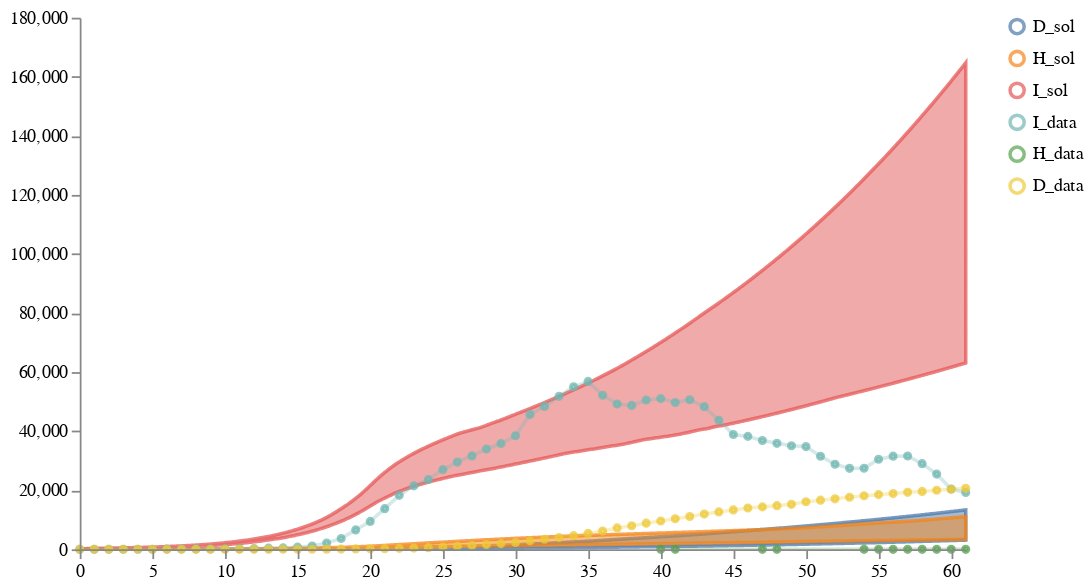

The code cell stored with this chart in its notebook:
### Code cell
num_samples = 100
models = [model1, model2, model3]
data_location = DATA_PATH + "NYS_T1_forecast1.csv"
weights = [0.2, 0.3, 0.5] # [1/len(models) for i in models]
solution_mappings = [{"I": "I", "H": "H", "D": "D"},
                     {"I": "infected", "H": "hospitalized", "D": "dead"}, 
                     {"I": "infected", "H": "hospitalized", "D": "dead"}
                     ]

# Run the calibration and sampling
result1B4 = load_and_calibrate_and_sample_ensemble_model(
    models,
    data_location,
    weights,
    solution_mappings,
    num_samples,
    timepoints1,
    verbose=True,
    total_population=19340000,
    num_iterations=N_ITERATIONS,
    time_unit="days",
    visual_options={"title": "Calibrated Ensemble", "keep":".*_sol"}
)

# Save results
# result1B4["data"].to_csv("../../notebook/ensemble_eval_sa/ensemble_results/partI_ensemble_of_many_results.csv", index=False)
# result1B4["quantiles"].to_csv("../../notebook/ensemble_eval_sa/ensemble_results/partI_ensemble_of_many_quantiles.csv", index=False)

# Plot results
schema = plots.trajectories(pd.DataFrame(result1B4["data"]), keep=".*_sol",
                            points=all_data1.reset_index(drop=True).rename(columns={"I":"I_data", "H":"H_data", "D":"D_data"}),
                           )
schema = plots.pad(schema, 5)
plots.ipy_display(schema)

### Figure 1 — Vega specification as saved in the notebook (floating-point values rounded to 4 significant figures; data arrays with more than 128 entries replaced by an {"elided": "..."} marker saying what was removed)
{"$schema": "https://vega.github.io/schema/vega/v5.json", "axes": [{"name": "x_axis", "orient": "bottom", "scale": "xscale", "zindex": 100}, {"name": "y_axis", "orient": "left", "scale": "yscale", "zindex": 100}], "data": [{"name": "distributions", "values": {"elided": "1833 records"}}, {"name": "traces", "transform": [{"expr": "isValid(datum.value)", "type": "filter"}], "values": []}, {"name": "points", "values": {"elided": "136 records"}}, {"name": "markers", "values": []}, {"name": "selected", "on": [{"remove": true, "trigger": "clear"}, {"remove": true, "trigger": "!shift"}, {"insert": "clicked", "trigger": "!shift && clicked"}, {"toggle": "clicked", "trigger": "shift && clicked"}]}], "height": 300, "legends": [{"encode": {"labels": {"interactive": true, "name": "legendLabel", "update": {"opacity": [{"test": "!length(data('selected')) || indata('selected', 'value', datum.value)", "value": 1}, {"value": 0.25}]}}, "symbols": {"interactive": true, "name": "legendSymbol", "update": {"fill": {"value": "transparent"}, "opacity": [{"test": "!length(data('selected')) || indata('selected', 'value', datum.value)", "value": 0.7}, {"value": 0.15}], "size": {"value": 64}, "strokeWidth": {"value": 2}}}}, "name": "color_legend", "stroke": "color"}], "marks": [{"from": {"facet": {"data": "points", "groupby": "trajectory", "name": "points_split"}}, "marks": [{"encode": {"hover": {"fillOpacity": {"value": 0.9}}, "update": {"fill": {"field": "trajectory", "scale": "color"}, "fillOpacity": [{"test": "!length(data('selected')) || indata('selected', 'value', datum.trajectory)", "value": 0.5}, {"value": 0.15}], "size": {"value": 10}, "stroke": {"field": "trajectory", "scale": "color"}, "strokeOpacity": [{"test": "!length(data('selected')) || indata('selected', 'value', datum.trajectory)", "value": 0.75}, {"value": 0.15}], "strokeWidth": {"value": 2}, "tooltip": {"field": "value"}, "x": {"field": "timepoint", "scale": "xscale"}, "y": {"field": "value", "scale": "yscale"}}}, "from": {"data": "points_split"}, "name": "_points_symbol", "type": "symbol", "zindex": 3}, {"encode": {"hover": {"fillOpacity": {"value": 0.9}}, "update": {"interpolate": {"value": "linear"}, "stroke": {"field": "trajectory", "scale": "color"}, "strokeOpacity": [{"test": "!length(data('selected')) || indata('selected', 'value', datum.trajectory)", "value": 0.3}, {"value": 0.1}], "strokeWidth": {"value": 2}, "x": {"field": "timepoint", "scale": "xscale"}, "y": {"field": "value", "scale": "yscale"}}}, "from": {"data": "points_split"}, "name": "_points_line", "type": "line", "zindex": 3}], "name": "_points", "type": "group", "zindex": 3}, {"from": {"facet": {"data": "traces", "groupby": "trajectory", "name": "traces_split"}}, "marks": [{"encode": {"hover": {"fillOpacity": {"value": 0.9}}, "update": {"interpolate": {"value": "linear"}, "stroke": {"field": "trajectory", "scale": "color"}, "strokeOpacity": [{"test": "!length(data('selected')) || indata('selected', 'value', datum.trajectory)", "value": 0.75}, {"value": 0.15}], "strokeWidth": {"value": 2}, "x": {"field": "timepoint", "scale": "xscale"}, "y": {"field": "value", "scale": "yscale"}}}, "from": {"data": "traces_split"}, "name": "_traces_lines", "type": "line"}], "name": "_traces", "type": "group", "zindex": 2}, {"from": {"facet": {"data": "distributions", "groupby": "trajectory", "name": "trajectory_split"}}, "marks": [{"encode": {"hover": {"fillOpacity": {"value": 0.9}}, "update": {"fill": {"field": "trajectory", "scale": "color"}, "fillOpacity": [{"test": "!length(data('selected')) || indata('selected', 'value', datum.trajectory)", "value": 0.5}, {"value": 0.15}], "interpolate": {"value": "linear"}, "stroke": {"field": "trajectory", "scale": "color"}, "strokeOpacity": [{"test": "!length(data('selected')) || indata('selected', 'value', datum.trajectory)", "value": 0.75}, {"value": 0.15}], "strokeWidth": {"value": 2}, "x": {"field": "timepoint", "scale": "xscale"}, "y": {"field": "upper", "scale": "yscale"}, "y2": {"field": "lower", "scale": "yscale"}}}, "from": {"data": "trajectory_split"}, "type": "area"}], "name": "_distributions", "type": "group", "zindex": 1}, {"marks": [{"encode": {"enter": {"stroke": {"value": "lightgray"}}, "update": {"opacity": {"value": 1}, "x": {"field": "timepoint", "scale": "xscale"}, "y": {"signal": "height"}, "y2": {"value": 0}}}, "from": {"data": "markers"}, "name": "_marker text", "type": "rule"}, {"encode": {"enter": {"fontSize": {"value": 8}, "text": {"field": "datum.label"}, "y": {"value": 0}}}, "from": {"data": "_marker text"}, "name": "_marker flags", "transform": [{"as": ["x", "_y", "opacity", "align", "baseline"], "lineAnchor": "start", "offset": [1], "size": {"signal": "[width, height]"}, "type": "label"}], "type": "text"}], "name": "_markers", "type": "group"}], "padding": 5, "scales": [{"domain": {"fields": [{"data": "distributions", "field": "timepoint"}, {"data": "traces", "field": "timepoint"}, {"data": "points", "field": "timepoint"}, {"data": "markers", "field": "timepoint"}]}, "name": "xscale", "range": "width", "type": "linear", "zero": false}, {"domain": {"fields": [{"data": "distributions", "field": "lower"}, {"data": "distributions", "field": "upper"}, {"data": "traces", "field": "value"}, {"data": "points", "field": "value"}]}, "name": "yscale", "nice": true, "range": "height", "type": "linear", "zero": true}, {"domain": {"fields": [{"data": "distributions", "field": "trajectory"}, {"data": "traces", "field": "trajectory"}, {"data": "points", "field": "trajectory"}]}, "name": "color", "range": "category", "type": "ordinal"}], "signals": [{"name": "clear", "on": [{"events": "mouseup[!event.item]", "force": true, "update": "true"}], "value": true}, {"name": "shift", "on": [{"events": "@legendSymbol:click, @legendLabel:click", "force": true, "update": "event.shiftKey"}], "value": false}, {"name": "clicked", "on": [{"events": "@legendSymbol:click, @legendLabel:click", "force": true, "update": "{value: datum.value}"}], "value": null}], "width": 500}
